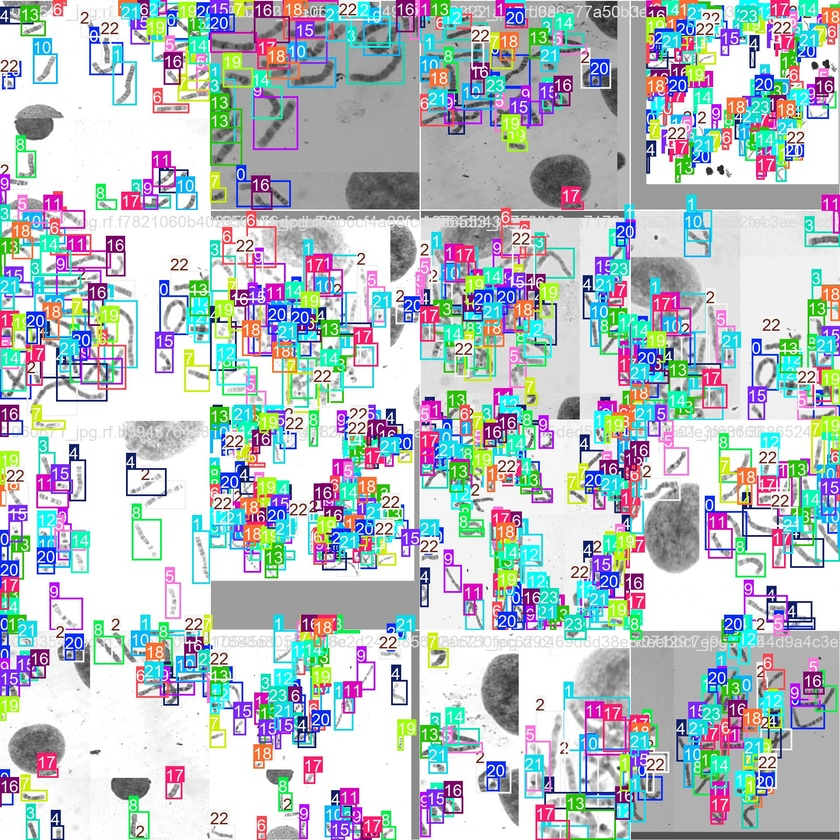
#> input picture runs/detect/train11/train_batch0.jpg, 840 x 840 px, shrunk from 1920 x 1920 before the run
$ python -i augmentation.py   (imports and definitions only)
#> lines starting #> are read from the running program, lines starting #| are printed output that depends on the picture
#> further down, picture is the input picture: shape (840, 840, 3); mean B, G, R 196.7, 192.9, 184.1
import cv2
import numpy as np

def apply_augmentations(image):
    aug_image = image.copy()

    kernel_size = 3
    aug_image = cv2.GaussianBlur(aug_image, (kernel_size, kernel_size), 0)

    hsv = cv2.cvtColor(aug_image, cv2.COLOR_BGR2HSV)
#> hsv: shape (840, 840, 3); mean H, S, V 66.9, 56.1, 213
    h, s, v = cv2.split(hsv)
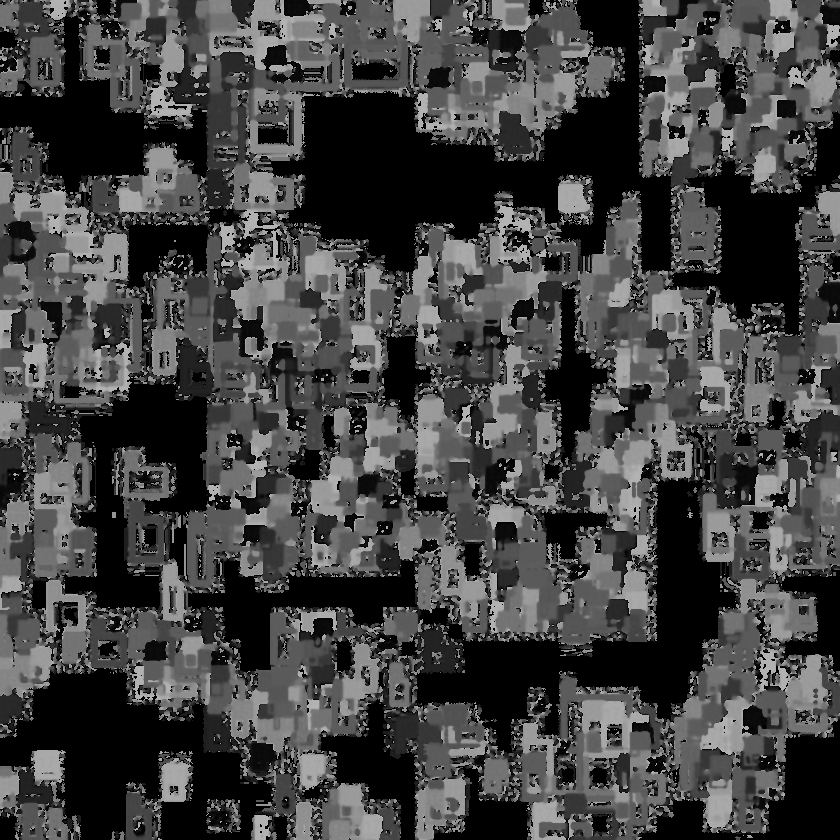
#> h: shape (840, 840); min 0, max 179, mean 66.9
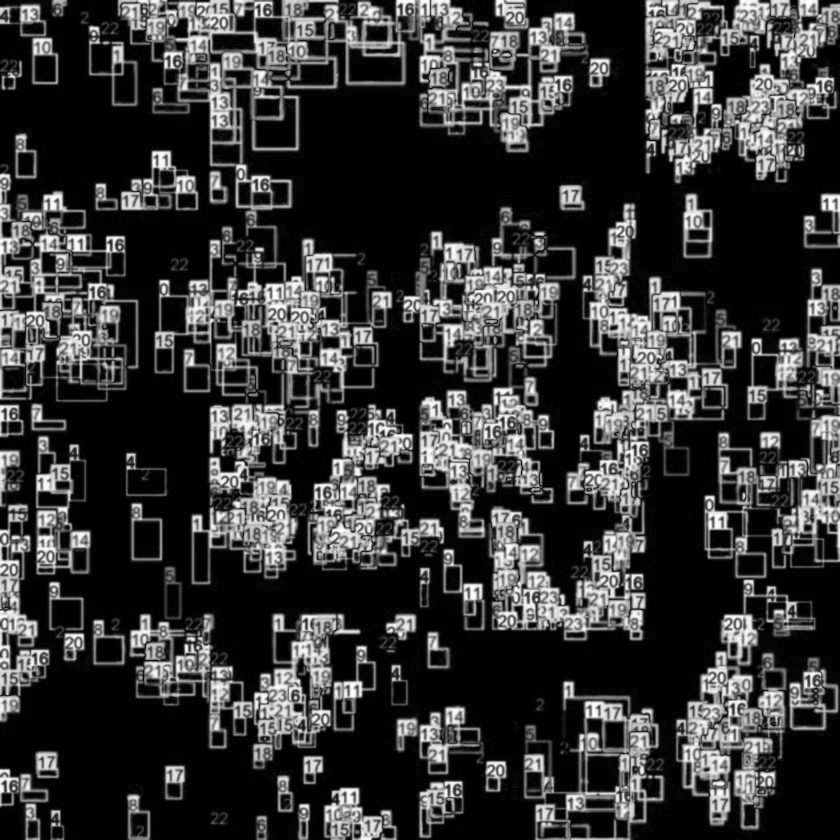
#> s: shape (840, 840); min 0, max 255, mean 56.1
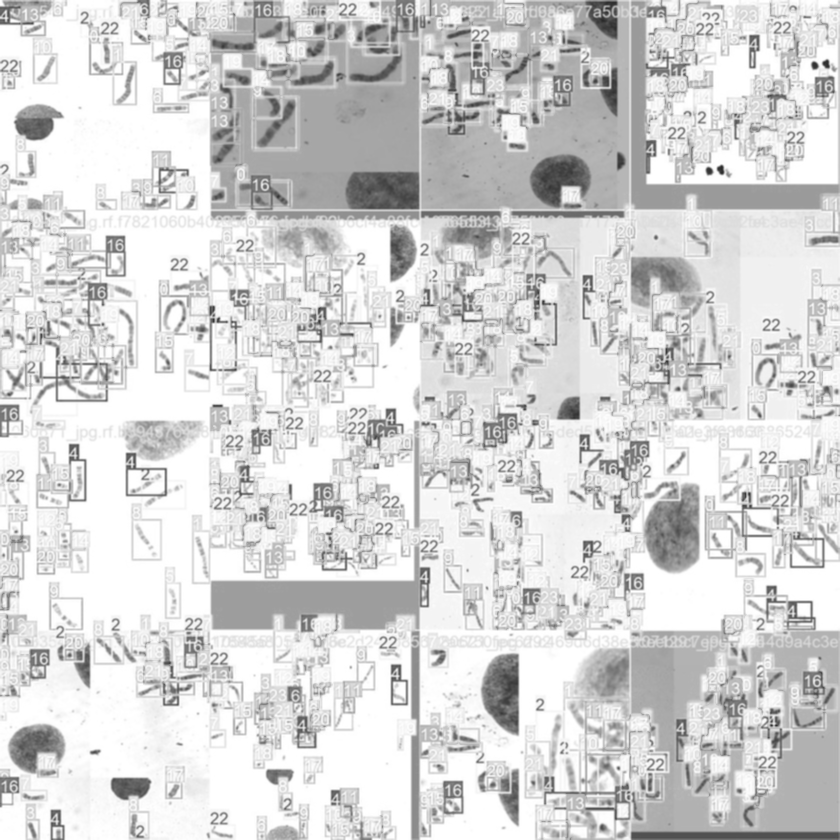
#> v: shape (840, 840); min 41, max 255, mean 213
    s = s.astype(np.int16)
    s += 3
    s = np.clip(s, 0, 255).astype(np.uint8)

    hsv = cv2.merge([h, s, v])
#> hsv: shape (840, 840, 3); mean H, S, V 66.9, 59.1, 213
    aug_image = cv2.cvtColor(hsv, cv2.COLOR_HSV2BGR)

    return aug_image

>>> import cv2
>>> picture = cv2.imread('runs/detect/train11/train_batch0.jpg')
>>> result = apply_augmentations(picture)

$ run again, on runs/detect/train11/train_batch1.jpg
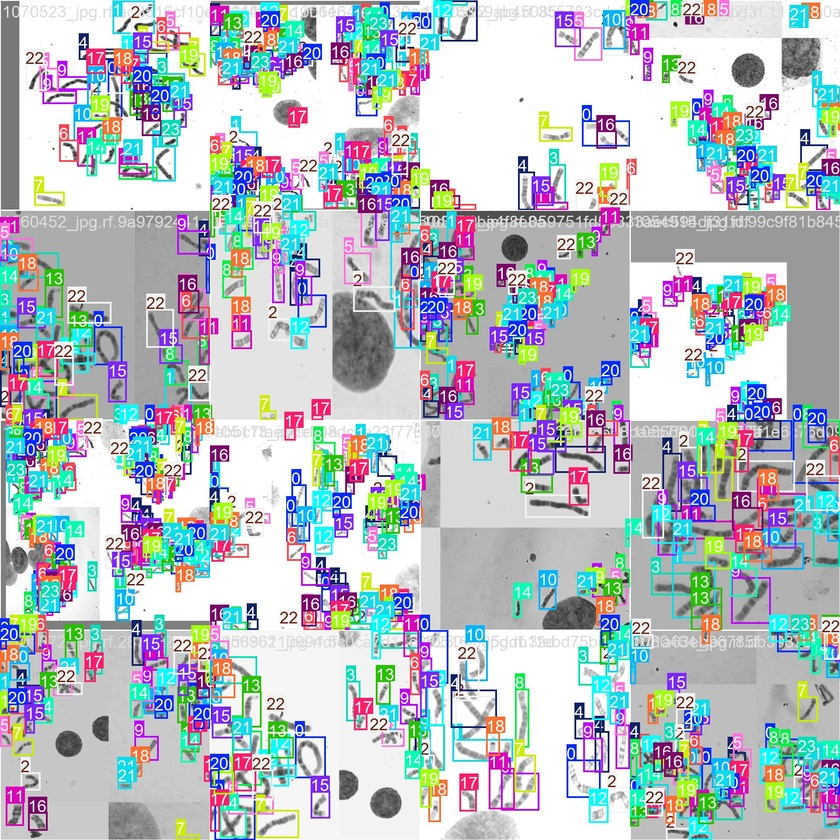
#> input picture runs/detect/train11/train_batch1.jpg, 840 x 840 px, shrunk from 1920 x 1920 before the run
#> picture is the input picture: shape (840, 840, 3); mean B, G, R 194.8, 190, 182.5
#> in apply_augmentations, `h, s, v = cv2.split(hsv)`:
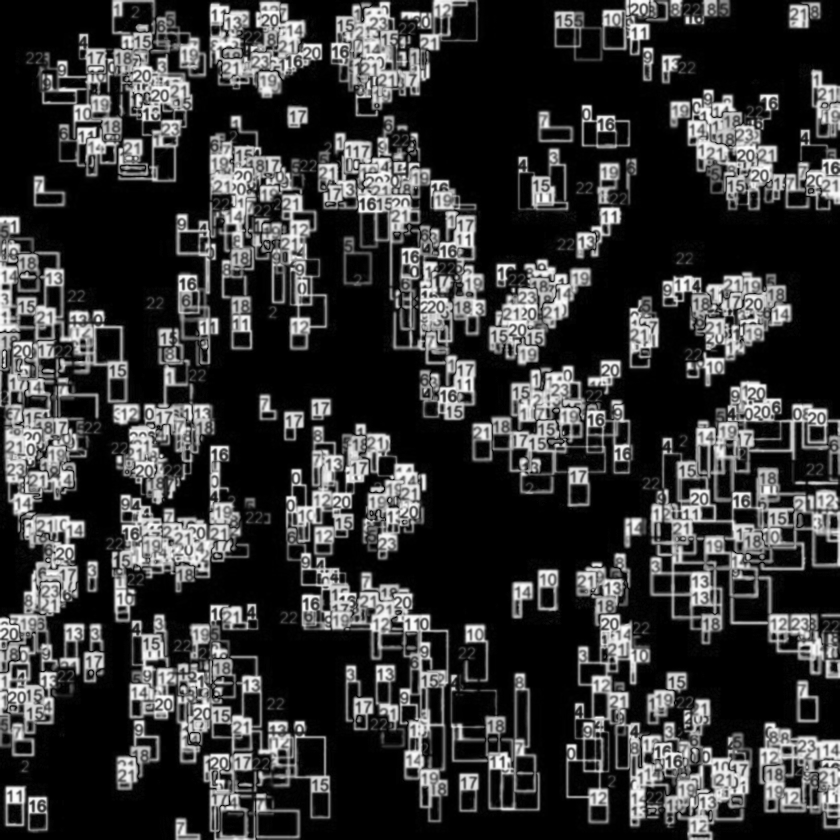
#> s: shape (840, 840); min 0, max 255, mean 55.9
#> in apply_augmentations, `h, s, v = cv2.split(hsv)`:
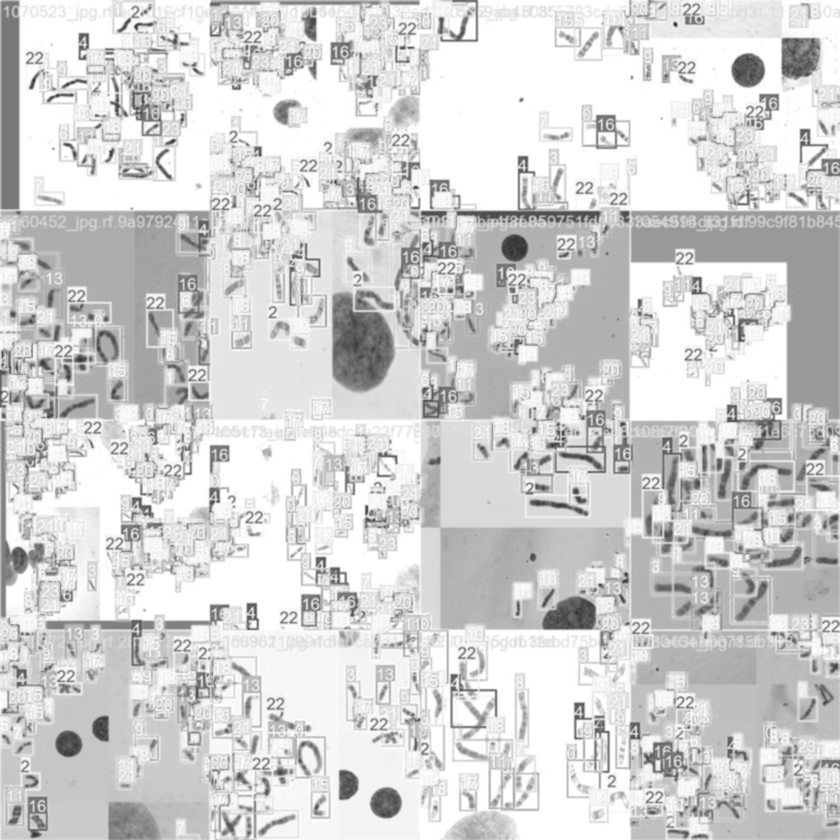
#> v: shape (840, 840); min 38, max 255, mean 210.8

$ run again, on runs/detect/train11/train_batch2.jpg
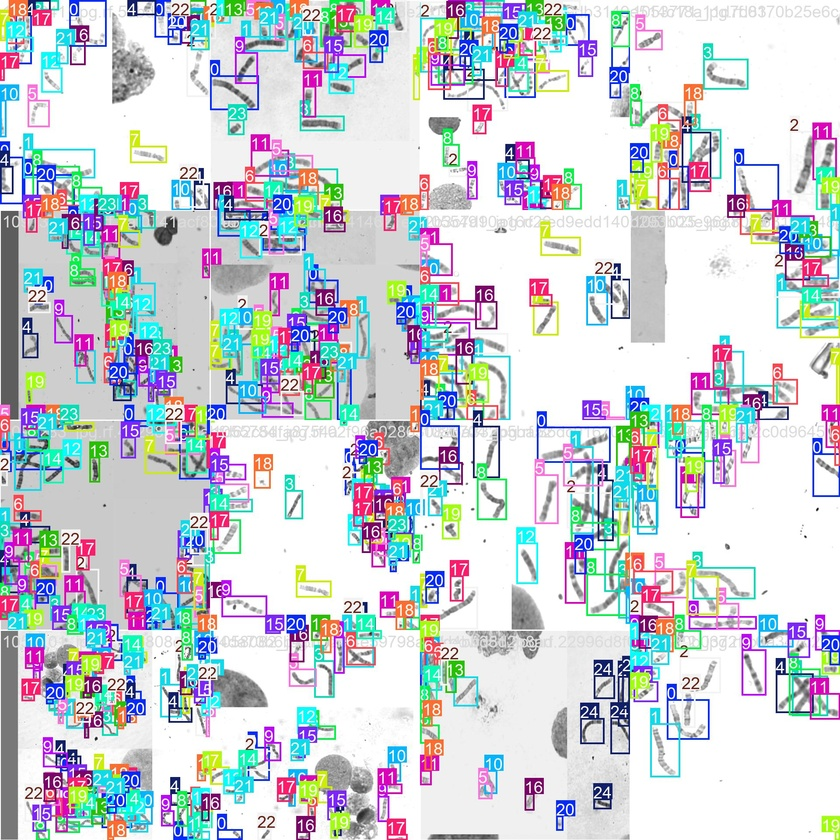
#> input picture runs/detect/train11/train_batch2.jpg, 840 x 840 px, shrunk from 1920 x 1920 before the run
#> picture is the input picture: shape (840, 840, 3); mean B, G, R 212.6, 207.6, 201.8
#> in apply_augmentations, `h, s, v = cv2.split(hsv)`:
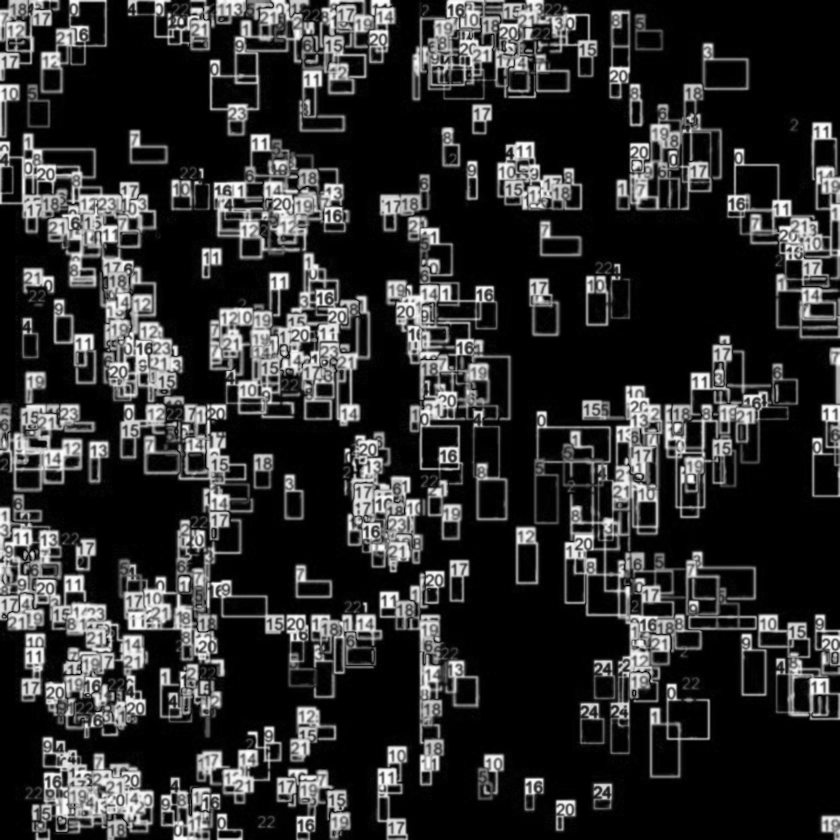
#> s: shape (840, 840); min 0, max 255, mean 47.8
#> in apply_augmentations, `h, s, v = cv2.split(hsv)`:
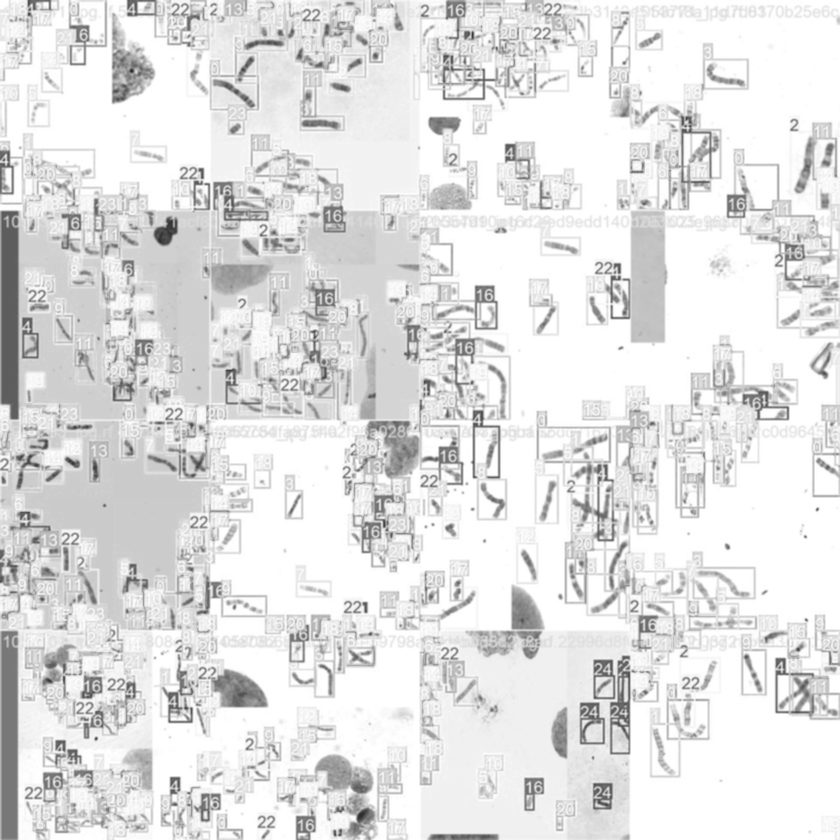
#> v: shape (840, 840); min 39, max 255, mean 226

$ run again, on runs/detect/train11/train_batch9040.jpg
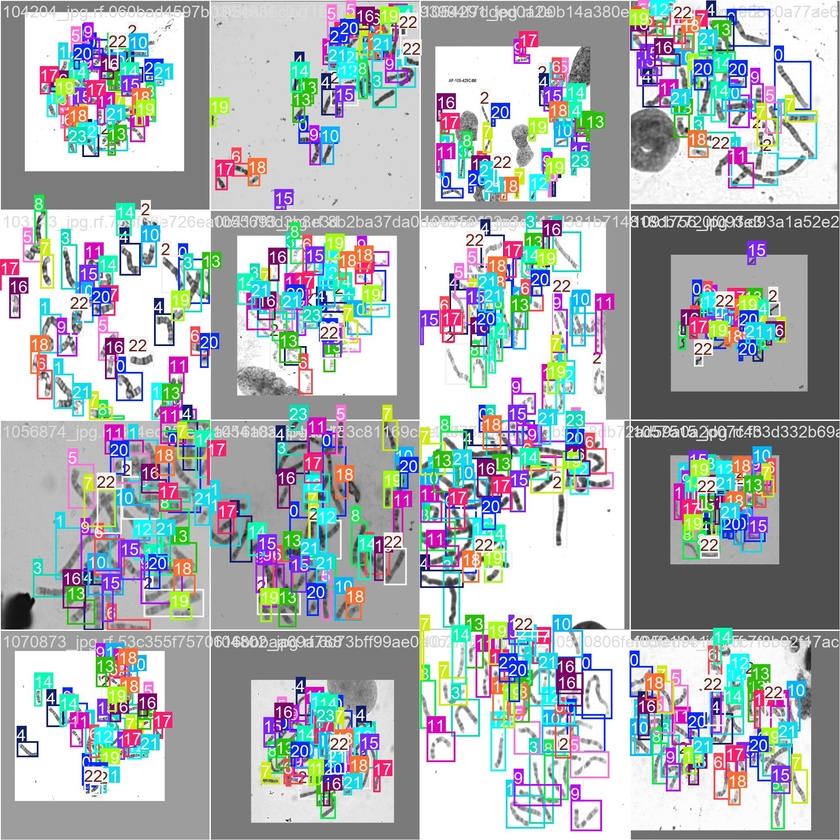
#> input picture runs/detect/train11/train_batch9040.jpg, 840 x 840 px, shrunk from 1920 x 1920 before the run
#> picture is the input picture: shape (840, 840, 3); mean B, G, R 180, 177, 170.7
#> in apply_augmentations, `h, s, v = cv2.split(hsv)`:
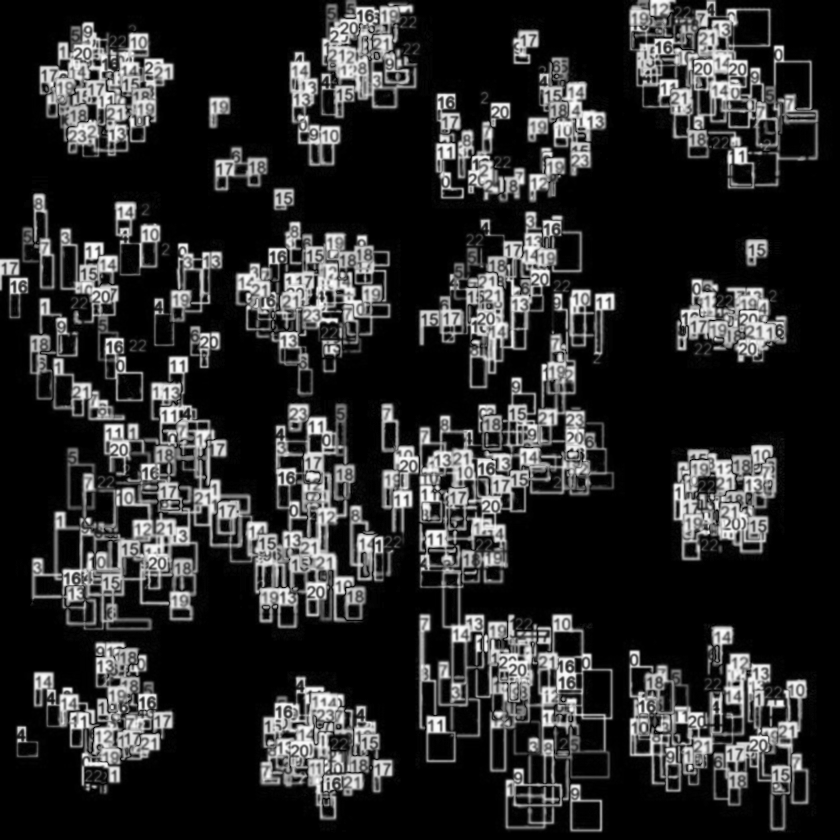
#> s: shape (840, 840); min 0, max 255, mean 44.4
#> in apply_augmentations, `h, s, v = cv2.split(hsv)`:
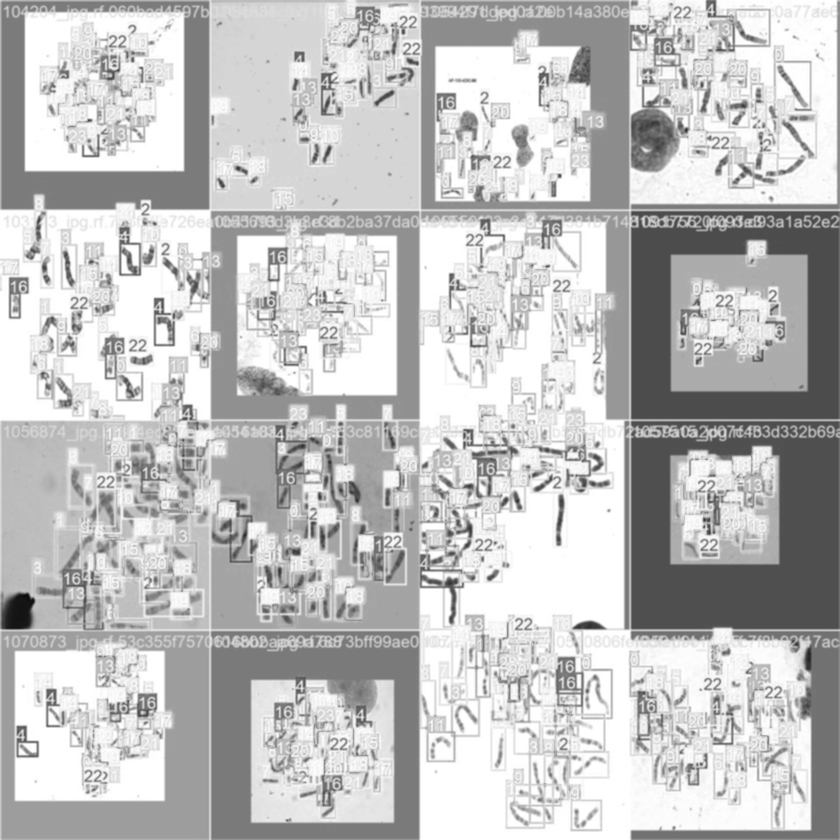
#> v: shape (840, 840); min 10, max 255, mean 193
